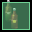

This game map was drawn from its Tiled (.tmx) file and the tilesets committed beside it. A one-line description and the trimmed map source follow:
An orthogonal 1x1 tile map with 32x32 px tiles, 2 tile layers (dynamics, collision), 1 hidden layer not drawn, 6 tilesets.

<map version="1.0" orientation="orthogonal" width="1" height="1" tilewidth="32" tileheight="32">
 <tileset firstgid="1" name="furniture-modern" tilewidth="32" tileheight="32">
  <image source="../maps/graphics/tiles/furniture-modern.png" width="512" height="512" />
 </tileset>
 <tileset firstgid="257" name="furniture-placement" tilewidth="32" tileheight="32">
  <image source="../maps/graphics/tiles/furniture-placement.png" width="64" height="64" />
  <tile id="2">
   <properties>
    <property name="constraint" value="ground" />
   </properties>
  </tile>
  <tile id="3">
   <properties>
    <property name="constraint" value="wall" />
   </properties>
  </tile>
 </tileset>
 <tileset firstgid="261" name="collision" tilewidth="32" tileheight="32">
  <image source="../maps/graphics/tiles/collision.png" width="64" height="64" />
  <tile id="0">
   <properties>
    <property name="collision" value="short" />
   </properties>
  </tile>
  <tile id="2">
   <properties>
    <property name="transient" value="" />
   </properties>
  </tile>
 </tileset>
 <tileset firstgid="265" name="furniture-lab" tilewidth="32" tileheight="32">
  <image source="../maps/graphics/tiles/furniture-lab.png" width="512" height="512" />
 </tileset>
 <tileset firstgid="521" name="future-obj3" tilewidth="32" tileheight="32">
  <image source="../image-atlases/future-obj3.png" width="512" height="512" />
 </tileset>
 <tileset firstgid="777" name="future-obj4" tilewidth="32" tileheight="32">
  <image source="../image-atlases/future-obj4.png" width="512" height="512" />
 </tileset>
 <layer name="dynamics" width="1" height="1">
  <properties>
   <property name="category" value="low" />
  </properties>
  <data>[1 cells, 1 non-empty, 1 distinct tile ids]</data>
 </layer>
 <layer name="constraints" width="1" height="1" visible="0">
  <data>[1 cells, 1 non-empty, 1 distinct tile ids]</data>
 </layer>
 <layer name="collision" width="1" height="1">
  <data>[1 cells, 1 non-empty, 1 distinct tile ids]</data>
 </layer>
</map>
